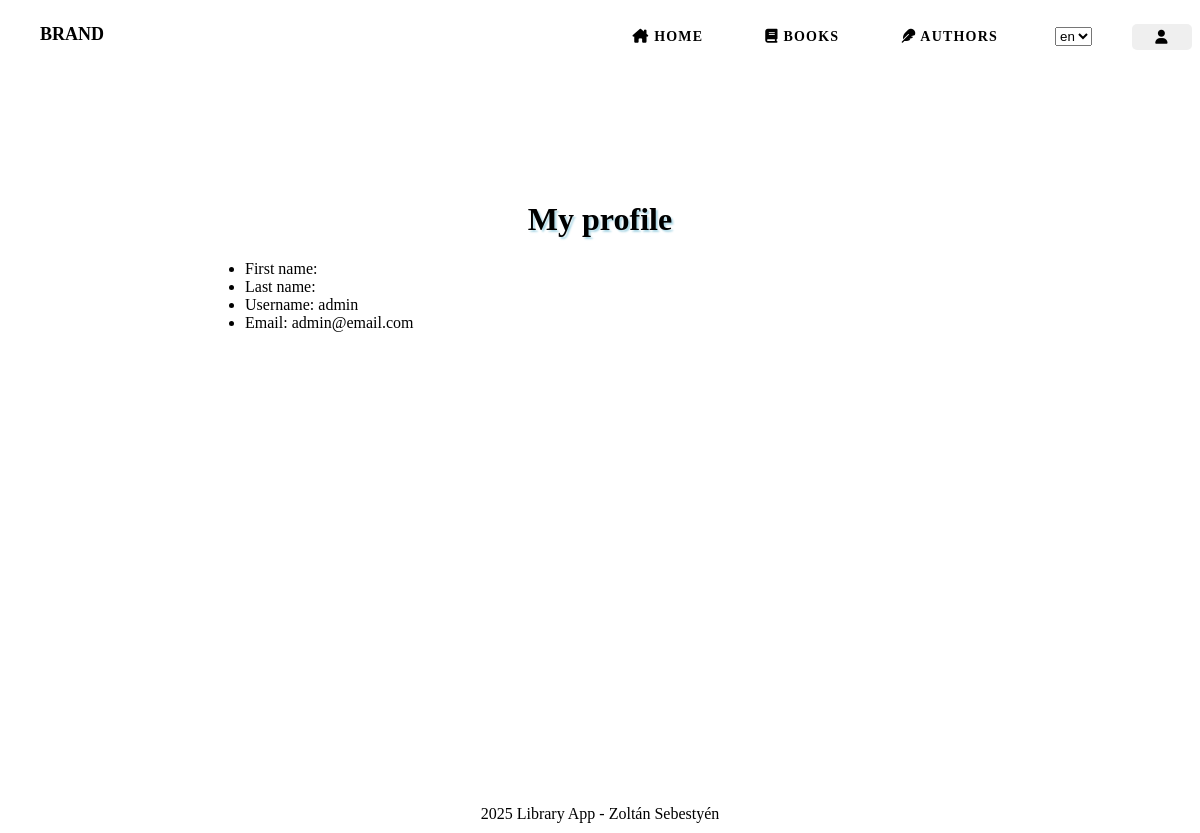
Before: /library_application/profile (signed in) with the older database file.
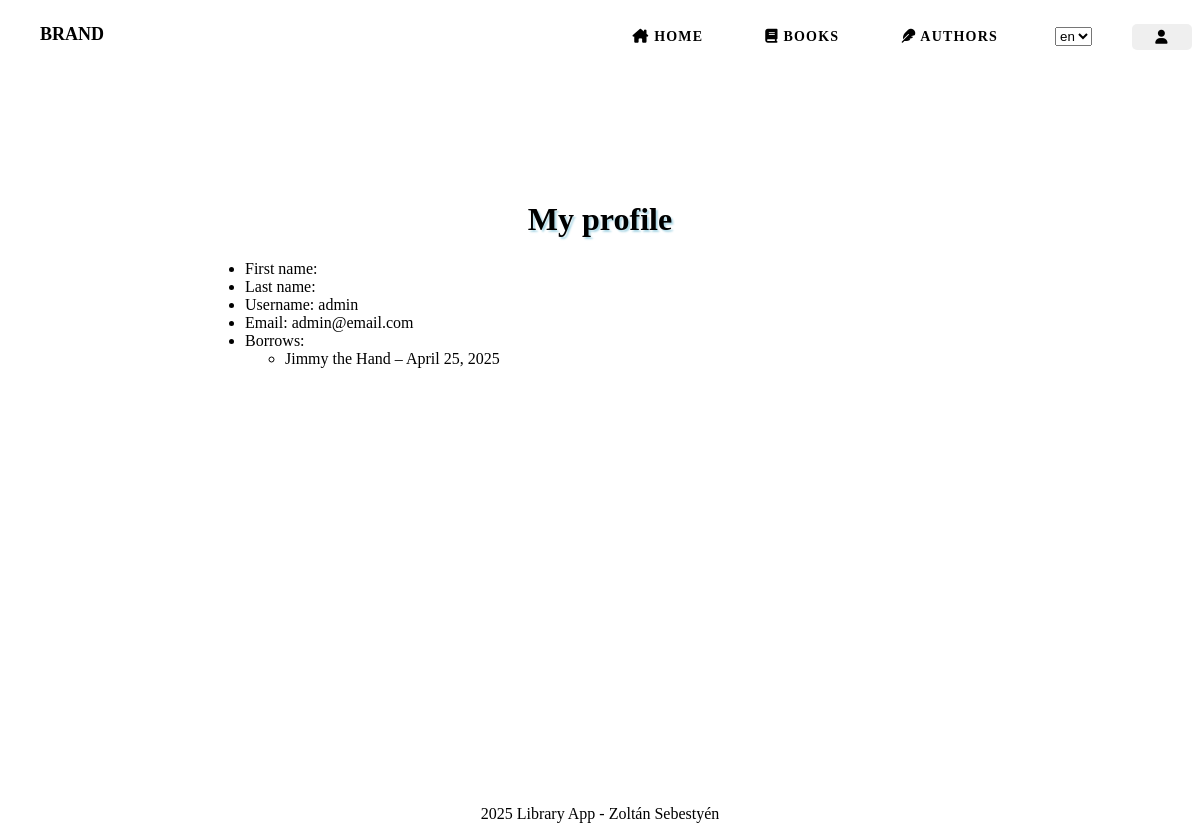
After: the same page with the newer database file.
### library_application/models.py (models this page shows, shortened)
class Borrow(models.Model):
    borrow_date = models.DateField()
    return_date = models.DateField(blank=True, null=True)
    user = models.ForeignKey(User, on_delete=models.PROTECT, related_name='borrows')
    book = models.ForeignKey(Book, on_delete=models.PROTECT)
    class Meta:
        ordering = ["borrow_date"]

class Book(models.Model):
    isbn = models.CharField(max_length=13, unique=True)
    title = models.CharField(max_length=200)
    author = models.ManyToManyField(Author, related_name="books")
    published_year = models.IntegerField()
    pages = models.IntegerField()
    cover_image = models.ImageField(upload_to='covers/', blank=True, null=True)
    available = models.BooleanField()

### library_application/views.py (the view)
# urls.py: path("profile", views.profile, name="profile"),
def profile(request):
    if not request.user.is_authenticated:
        return HttpResponse('Not allowed', status=403)
    else:
        user = request.user
        borrow = Borrow.objects.filter(user=user, return_date__isnull=True)
    context = {
        'user': user,
        "borrow": borrow
    }
    return render(request, 'profile.html', context)

### library_application/templates/profile.html (shortened to what this page needs)
{% load static %}
{% load i18n %}
{% include "header.html" %}
        <main>
            <div class="main-content">
                <h1>{% trans "My profile" %}</h1>
                <ul class="profile">
                    <li>{% trans "First name" %}: {{ user.first_name }}</li>
                    <li>{% trans "Last name" %}: {{ user.last_name }}</li>
                    <li>{% trans "Username" %}: {{ user.username }}</li>
                    <li>{% trans "Email" %}: {{ user.email }}</li>
                    {% if borrow.all %}
                        <li>{% trans "Borrows" %}:</li>
                        <ul>
                        {% for item in borrow.all %}
                            <li>
                                {{ item.book.title }} –
                                {{ item.borrow_date }}
                            </li>
                        {% empty %}
                            {% trans "No borrowed books" %}.
                        {% endfor %}
                        </ul>
                    {% endif %}
                </ul>
            </div>
        </main>
        {% include "footer.html" %}
    </body>
</html>

Changed rows visible on the page:
added Borrow: book "Jimmy the Hand", borrow_date "April 25, 2025"
Other visible differences:
text now shown: "Borrows :"
